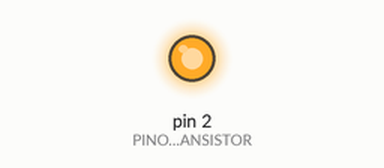
A sketch run on a simulated Arduino Uno, built with avr-gcc and run on an emulated ATmega328P. On the bench: output pins drawn as LEDs (lit = HIGH).

Above: at 1.5 s.
At 4.5 s:
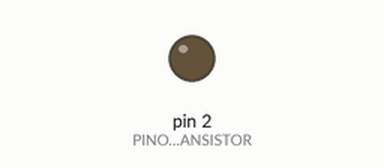
Timing chart, 0 to 7.8 s (numbered marks = the images above):
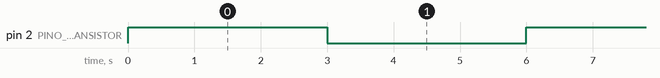

The sketch:

dc_motor_transistor.ino
```cpp
// (licence header left out)
#define PINO_TRANSISTOR 2

void setup() {
  pinMode(PINO_TRANSISTOR, OUTPUT);
}

void loop() {
  digitalWrite(PINO_TRANSISTOR, HIGH);
  delay(3000);
  digitalWrite(PINO_TRANSISTOR, LOW);
  delay(3000);
}
```

Measured:
- by itself, pin 2 (PINO_TRANSISTOR): alternates HIGH for 3.0 s and LOW for 3.0 s
